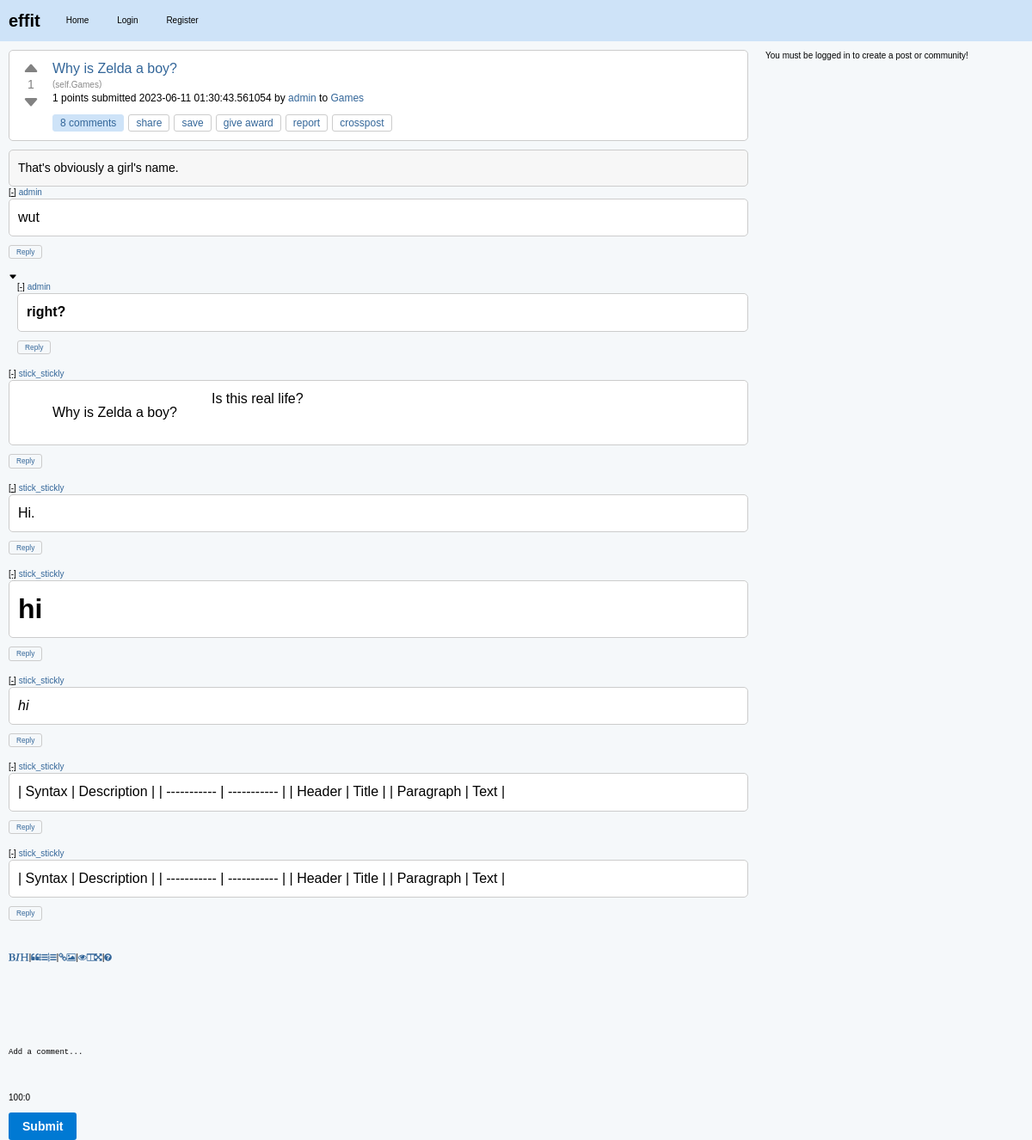
Before: /c/effit/p/why-is-zelda-a-boy-c12fb1d7 with the older database file.
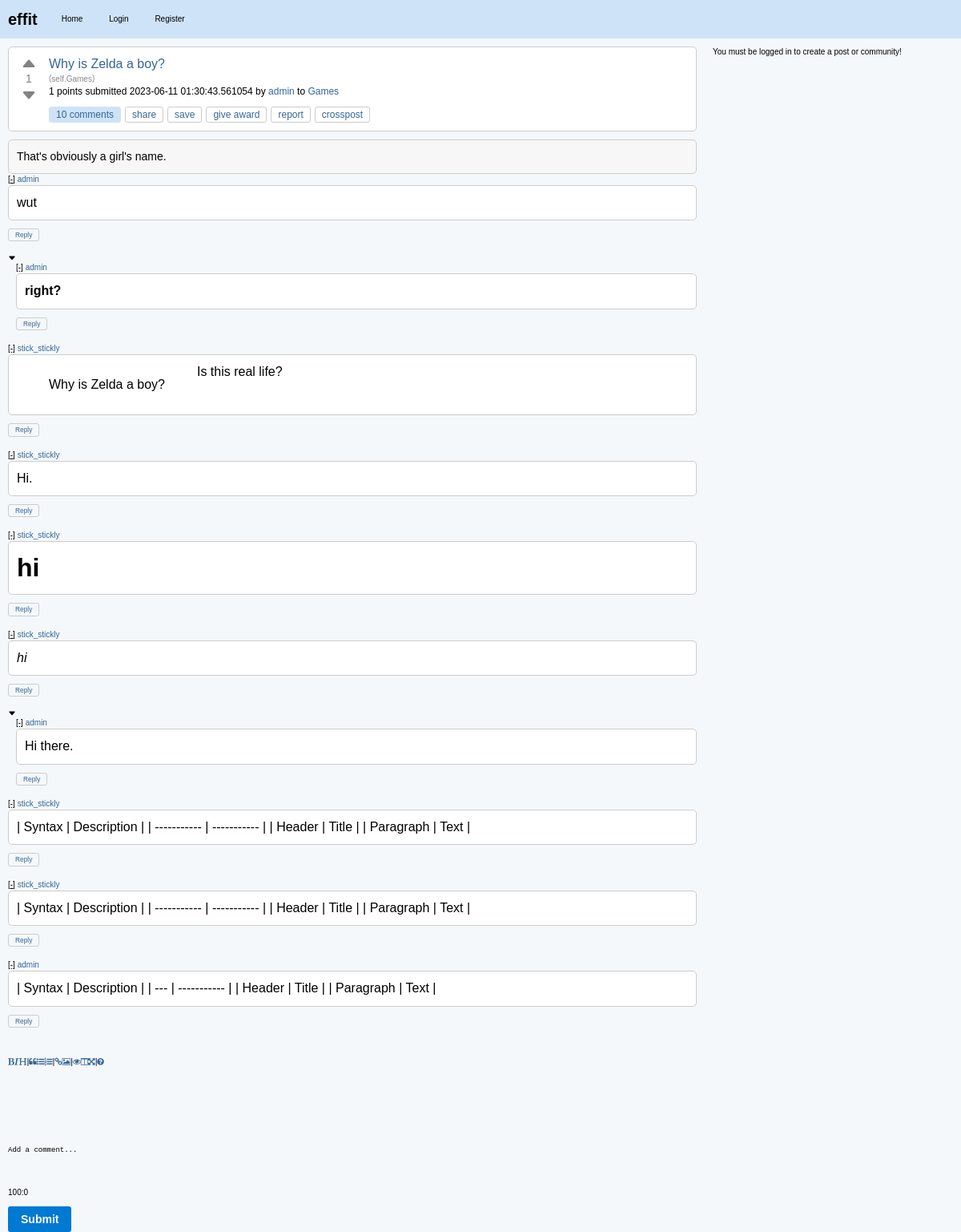
After: the same page with the newer database file.
### effit.py (models this page shows)
class Post(db.Model):
    id = db.Column(db.Integer, primary_key=True)
    title = db.Column(db.String(120), nullable=False)
    content = db.Column(db.Text, nullable=False)
    user_id = db.Column(db.Integer, db.ForeignKey("user.id"), nullable=False)
    created_at = db.Column(db.DateTime, default=datetime.utcnow)
    community_id = db.Column(db.Integer, db.ForeignKey("community.id"), nullable=False)
    upvotes = db.Column(db.Integer, default=0)
    downvotes = db.Column(db.Integer, default=0)
    comments = db.relationship("Comment", backref="post", lazy=True)
    slug = db.Column(db.String(120), nullable=False)
    link = db.Column(db.String(500))
    is_link_post = db.Column(db.Boolean, default=False)
    @property
    def score(self):
        return self.upvotes - self.downvotes

class Community(db.Model):
    id = db.Column(db.Integer, primary_key=True)
    name = db.Column(db.String(80), unique=True, nullable=False)
    description = db.Column(db.String(200))
    creator_id = db.Column(db.Integer, db.ForeignKey("user.id"))
    creator = db.relationship(
        "User", backref=db.backref("created_communities", lazy=True)
    )
    posts = db.relationship("Post", backref="community", lazy=True)

class User(db.Model):
    id = db.Column(db.Integer, primary_key=True)
    username = db.Column(db.String(80), unique=True, nullable=False)
    password = db.Column(db.String(120), nullable=False)
    posts = db.relationship("Post", backref="author", lazy=True)
    communities = db.relationship(
        "Community",
        secondary=community_members,
        backref=db.backref("members", lazy="dynamic"),
    )

class Comment(db.Model):
    id = db.Column(db.Integer, primary_key=True)
    content = db.Column(db.Text, nullable=False)
    user_id = db.Column(db.Integer, db.ForeignKey("user.id"), nullable=False)
    post_id = db.Column(db.Integer, db.ForeignKey("post.id"), nullable=False)
    parent_id = db.Column(db.Integer, db.ForeignKey("comment.id"), nullable=True)
    author = db.relationship("User", backref=db.backref("comments", lazy=True))
    children = db.relationship(
        "Comment", backref=db.backref("parent", remote_side=[id]), lazy="dynamic"
    )

### effit.py (the view, shortened to what this page needs)
@app.route("/c/<string:community_name>/p/<string:post_slug>", methods=["GET", "POST"])
def post_detail(community_name, post_slug):
    post = Post.query.filter_by(slug=post_slug).first()
    post_content = markdown.markdown(post.content)
    print(post_content)
    if post is None:
        return "Post not found!", 404
    comments = Comment.query.filter(
        Comment.post_id == post.id, Comment.parent_id.is_(None)
    ).all()
    for comment in comments:
        comment.content = markdown.markdown(comment.content)
        comment.replies = Comment.query.filter(Comment.post_id == post.id)
        for reply in comment.replies:
            reply.content = markdown.markdown(reply.content)
    post.content = markdown.markdown(post.content)
    community = Community.query.filter_by(name=community_name).first()
    if community is None:
        return "Community not found!", 404
    community_id = community.id
    return render_template(
        "post_detail.html",
        post=post,
        comments=comments,
        community=community,
        community_id=community_id,
    )

### templates/post_detail.html (shortened to what this page needs)
{% extends "layout.html" %}
{% block content %}
<div class="post-item" id="post-{{ post.id }}">
    <div class="post">
        <div class="vote">
            <button class="upvote" onclick="vote('{{ post.id }}', '{{ post.slug }}', '{{ post.community.name }}', 'upvote')">
                <svg xmlns="http://www.w3.org/2000/svg" width="20" height="20" fill="currentColor" class="bi bi-caret-up-fill" viewBox="0 0 16 16">
                  <path d="M7.247 4.86l-4.796 5.481c-.646.74.037 1.659.877 1.659h9.392c.839 0 1.523-.92.877-1.659l-4.796-5.48a1 1 0 0 0-1.554 0z"/>
                </svg>
            </button>
            <span class="score">{{ post.score }}</span>
            <button class="downvote" onclick="vote('{{ post.id }}', '{{ post.slug }}', '{{ post.community.name }}', 'downvote')">
                <svg xmlns="http://www.w3.org/2000/svg" width="20" height="20" fill="currentColor" class="bi bi-caret-down-fill" viewBox="0 0 16 16">
                  <path d="M7.247 11.14l-4.796-5.481c-.646-.74.037-1.659.877-1.659h9.392c.839 0 1.523.92.877 1.659l-4.796 5.481a1 1 0 0 1-1.554 0z"/>
                </svg>
            </button>
        </div>
        <div class="post-info">
            <h3>
                {% if post.is_link_post %}
                <a class="title may-blank loggedin" href="{{ post.link }}">{{ post.title }}</a>
                {% else %}
                <a class="title may-blank loggedin" href="/c/{{ community.name }}/p/{{ post.slug }}">{{ post.title }}</a>
                {% endif %}
                </h3>
                {% if post.is_link_post %}
                <span class="domain">(<a href="{{ post.link }}">{{ post.link }}</a>)</span>
                {% else %}
                <span class="domain">(<a href="{{ url_for('community_posts', community_name=post.community.name) }}">self.{{ post.community.name }}</a>)</span>
                {% endif %}
            <p class="tagline">
                <span>{{ post.score }} points</span>
                submitted <time datetime="{{ post.created_at.isoformat() }}">{{ post.created_at }}</time>
                by <a href="{{ url_for('user_posts', username=post.author.username) }}" class="author may-blank id-t2_d2kpf">{{ post.author.username }}</a>
                to <a href="{{ url_for('community_posts', community_name=post.community.name) }}" class="subrs hover may-blank">{{ post.community.name }}</a>
            </p>
            <ul class="flat-list buttons">
                <li class="first">
                    <a href="{{ url_for('post_detail', community_name=post.community.name, post_slug=post.slug) }}" class="bylink comments may-blank" rel="nofollow">
                        {{ post.comments|length }} comments
                    </a>
                </li>
                <li class="share"><a class="post-sharing-button">share</a></li>
                <li class="link-save-button save-button login-required"><a>save</a></li>
                <li class="give-gold-button"><a href="#" class="give-gold login-required access-required gold-give-gold" rel="nofollow">give award</a></li>
                <li class="report-button login-required"><a href="#" class="reportbtn access-required">report</a></li>
                <li class="crosspost-button"><a class="post-crosspost-button">crosspost</a></li>
            </ul>
        </div>
    </div>
    <div class="post-content">
        {{ post.content|safe }}
    </div>
</div>
{% macro render_comment(comment, level=0) %}
<div id="comment-{{ comment.id }}" style="margin-left: {{ level * 10 }}px;" class="comment-container">
    <p class="tagline">
        <span>
            <a href="javascript:void(0)" class="toggle-button" onclick="toggleComments('comment-{{ comment.id }}')">[-]</a>
            <a href="{{ url_for('user_posts', username=comment.author.username) }}" class="author may-blank id-t2_d2kpf">{{ comment.author.username }}</a>
        </span>
    </p>
    <div id="comment-body-{{ comment.id }}" class="comment-body">
        <div class="comment">
            {{ comment.content|safe }}
        </div>
        <button class="reply-button">Reply</button>
        <div class="replies">
            {% for reply in comment.children %}
            <svg xmlns="http://www.w3.org/2000/svg" width="10" height="10" fill="currentColor" class="bi bi-caret-down-fill" viewBox="0 0 16 16">
                <path d="M7.247 11.14l-4.796-5.481c-.646-.74.037-1.659.877-1.659h9.392c.839 0 1.523.92.877 1.659l-4.796 5.481a1 1 0 0 1-1.554 0z"/>
              </svg>
            {{ render_comment(reply, level + 1) }}
            {% endfor %}
        </div>
    </div>
</div>
{% endmacro %}
<div class="comments">
    {% for comment in comments %}
        {{ render_comment(comment)|safe }}
    {% endfor %}
</div>
<form action="{{ url_for('add_comment', post_id=post.id) }}" method="post">
    <div class="comment-form">
        <input type="submit" value="Submit">
    </div>
</form>
{% endblock %}

### templates/layout.html (shortened to what this page needs)
<html lang="en">
<head>
    <link rel="stylesheet" type="text/css" href="{{ url_for('static', filename='styles.css') }}">
    <link rel="stylesheet" href="https://cdn.jsdelivr.net/npm/simplemde@1.11.2/dist/simplemde.min.css">
</head>
<body>
    <nav>
        <a href="{{ url_for('index') }}" class="logo">effit</a>
        <ul>
            <li><a href="{{ url_for('index') }}">Home</a></li>
            {% if 'username' not in session %}
                <li><a href="{{ url_for('login') }}">Login</a></li>
                <li><a href="{{ url_for('register') }}">Register</a></li>
            {% else %}
                <li><a href="{{ url_for('logout') }}">Logout</a></li>
            {% endif %}
        </ul>
    </nav>
    <main>
        <div id="container">
            <div id="content">
                {% block content %}
                {% endblock %}
            </div>
            <div id="sidebar">
                {% if 'username' in session %}
                <div class="create-form">
                    <form action="{{ url_for('create_post') }}" method="post">
                    {% if community_id %}
                    <input type="hidden" name="community_id" value="{{ community_id }}">
                    {% else %}
                    <input type="hidden" name="community_id" value="{{ default_community_id }}">
                    {% endif %}
                    <input type="submit" value="Create Post">
                    </form>
                </div>
                <hr>
                <div class="create-form">
                    <form action="{{ url_for('create_community') }}" method="get">
                        <input type="submit" value="Create Community">
                    </form>
                </div>
                {% if community_description_markdown %}
                <div id="community-description-markdown" style="display: none;">{{ community_description_markdown | escape }}</div>
                <div id="community-description-html"></div>
                <script>
                    var converter = new showdown.Converter(),
                        text = document.getElementById('community-description-markdown').innerText,
                        html = converter.makeHtml(text);
                    document.getElementById('community-description-html').innerHTML = html;
                </script>
                {% endif %}
                {% else %}
                <p>You must be logged in to create a post or community!</p>
                {% endif %}
            </div>
        </div>
    </main>
</body>
</html>

### static/styles.css (style rules this page uses)
body, ul, ol, li, p, h1, h2, h3, h4, h5, h6, form, fieldset, input, textarea, button { margin: 0; padding: 0; border: 0; }
body { background-color: #f5f8fa; color: #000000; font: normal x-small Arial, sans-serif; font-style: normal; font-variant-caps: normal; font-weight: normal; font-stretch: normal; font-size: x-small; line-height: normal; font-family: verdana, arial, helvetica, sans-serif; font-size-adjust: none; font-kerning: auto; font-optical-sizing: auto; font-variant-alternates: normal; font-variant-east-asian: normal; font-variant-ligatures: normal; font-variant-numeric: normal; font-variant-position: normal; font-language-override: normal; font-feature-settings: normal; font-variation-settings: normal; line-height: 1.4; }
.post, .comment { background-color: #ffffff; margin-bottom: 10px; padding: 10px; border: 1px solid #cccccc; font-size: medium; font-family: Arial,sans-serif; display: flex; align-items: start; border-radius: 5px; }
.post h3, .comment h3 { margin: 0; font-size: 16px; line-height: 1.4; }
.post h3 a, .comment h3 a { color: #336699; text-decoration: none; }
.post-content { background-color: #f7f7f7; font-size: 14px; line-height: 1.5; color: #000; border: 1px solid #ccc; border-radius: 5px; max-width: 100vw; padding: 10px; flex: auto; }
h1, h2, h3, h4, h5, h6 { color: #000000; }
a { color: #336699; text-decoration: none; }
#container { display: flex; }
#sidebar { flex: 0 0 300px; order: 2; }
#content { flex: 1; margin-right: 20px; order: 1; height: 30px; }
nav { background-color: #cee3f8; padding: 10px 0; display: flex; align-items: center; }
nav .logo { font-weight: bold; font-size: 20px; color: #000000; text-decoration: none; margin-right: 20px; margin-left: 10px; }
nav ul { list-style: none; padding: 0; margin: 0; }
nav ul li { display: inline-block; margin-right: 10px; }
nav ul li a { color: #000000; text-decoration: none; padding: 5px 10px; }
.toggle-button { cursor: pointer; color: black; text-decoration: underline; }
main { padding: 10px; }
.post .title { font-size: medium; font-weight: normal; margin-bottom: 1px; margin-bottom: 5px; }
.domain { color: #888; display: inline; overflow: hidden; white-space: nowrap; text-overflow: ellipsis; vertical-align: middle; max-width: 19em; font-size: x-small; }
.domain a { color: #888; display: inline-block; overflow: hidden; white-space: nowrap; text-overflow: ellipsis; vertical-align: middle; max-width: 19em; text-decoration: none; }
.post p { margin-bottom: 10px; font-size: medium; font-family: Segoe,"PT Sans",Arial,sans-serif; }
.post .tagline { font-size: 12px; }
.flat-list.buttons { list-style: none; margin: 0; padding: 0; display: flex; align-items: center; }
.reply-button { margin-right: auto; margin-top: 0px; padding: 3px 8px; font-size: smaller; line-height: 1; color: #336699; text-decoration: none; background-color: transparent; border: 1px solid #cccccc; border-radius: 3px; transition: background-color 0.2s ease; margin-bottom: 16px; }
.flat-list.buttons li { display: inline-block; margin-right: 5px; }
.flat-list.buttons li a { display: inline-block; padding: 3px 8px; font-size: 12px; line-height: 1; color: #336699; text-decoration: none; background-color: transparent; border: 1px solid #cccccc; border-radius: 3px; transition: background-color 0.2s ease; }
.flat-list.buttons .comments { padding: 3px 8px; background-color: #cee3f8; color: #336699; border: 1px solid #cee3f8; border-radius: 3px; }
.flat-list.buttons .save-button, .flat-list.buttons .give-gold-button, .flat-list.buttons .report-button, .flat-list.buttons .crosspost-button { background-color: #ffffff; }
.flat-list.buttons .login-required { cursor: pointer; }
.comment-form { margin-top: 20px; }
.comment-form input[type="submit"] { margin-top: 10px; padding: 8px 16px; font-size: 14px; font-weight: bold; background-color: #0079d3; color: #fff; border: none; border-radius: 3px; cursor: pointer; }
.vote { display: flex; flex-direction: column; align-items: center; justify-content: center; width: 30px; margin-right: 10px; }
.upvote, .downvote { height: 20px; border: none; background: none; color: #828282; cursor: pointer; font-size: 20px; line-height: 1; }
.score { font-size: 14px; color: #828282; }

Changed rows visible on the page:
added Comment: {{ comment.author.username }} "admin", content "Hi there.", shown under "stick_stickly"
added Comment: author.username "admin", content "| Syntax | Description | | --- | ----------- | | Header | Title | | Paragraph | Text |", shown under "Why is Zelda a boy?"
Other visible differences:
{{ post.comments|length }}: "8" → "10"
